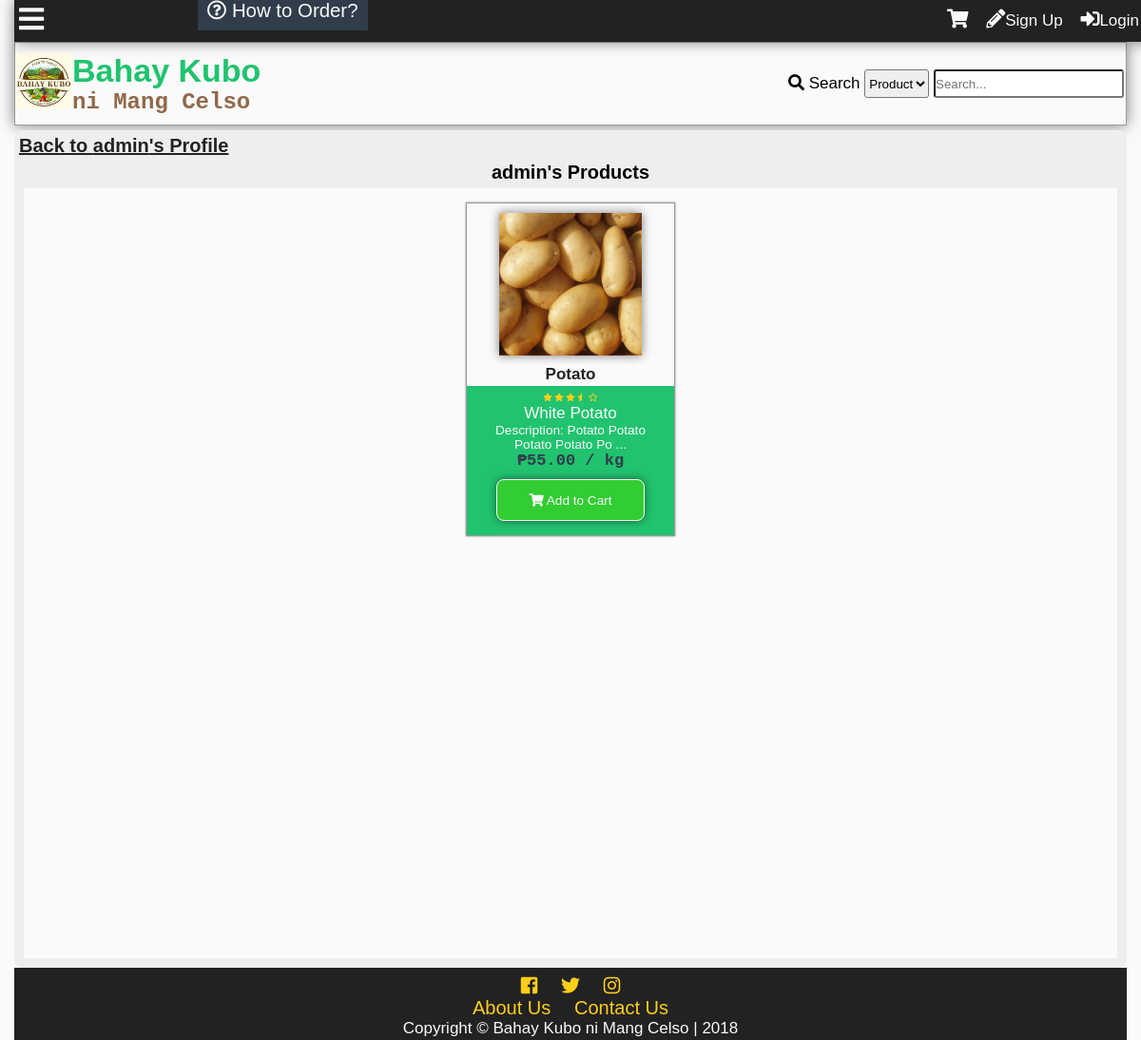
/myproducts.php?id=1, run on an earlier commit of the app's database.
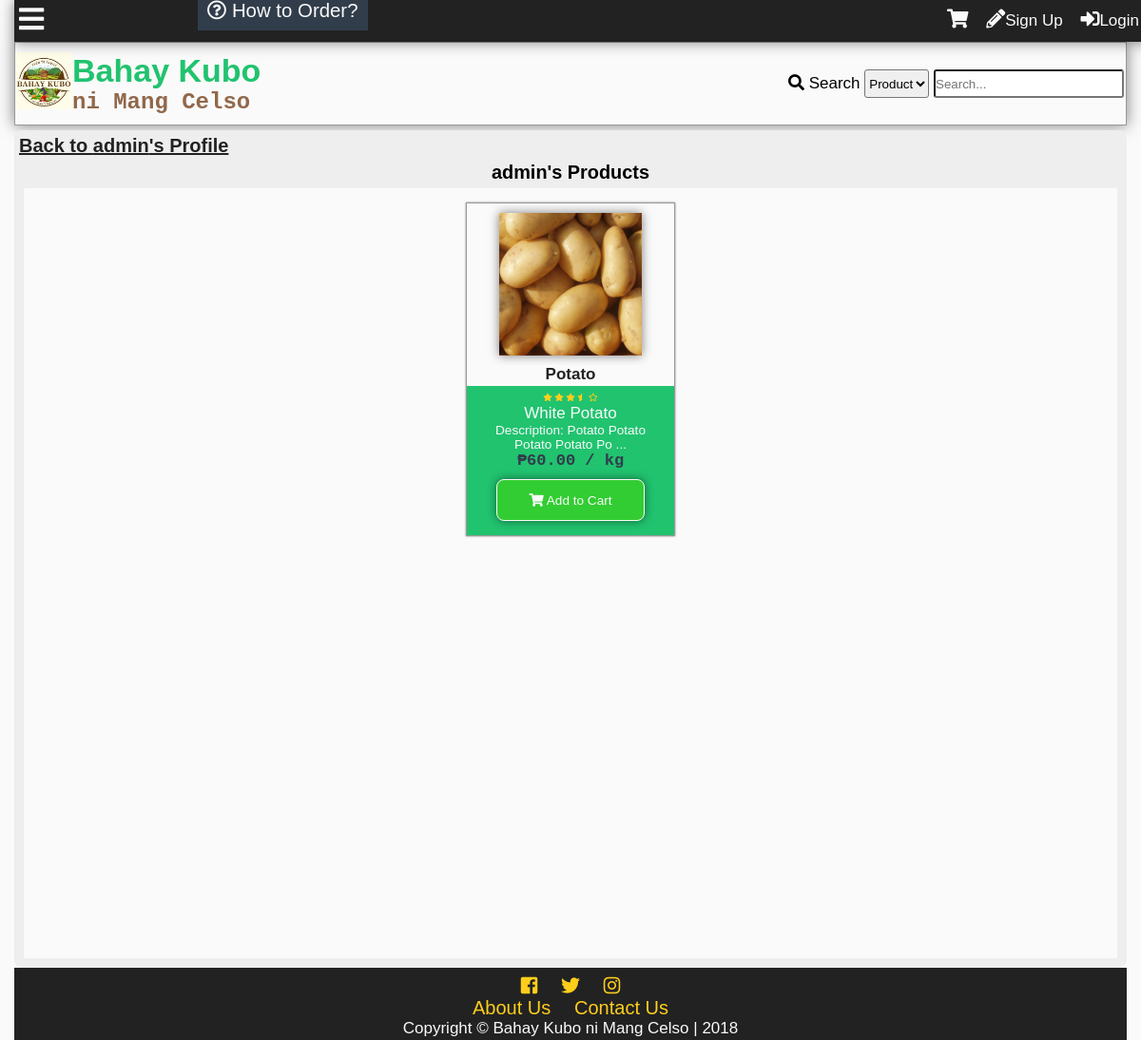
And on a later commit of the database.
### tables this page shows
CREATE TABLE `tblproduct` (
  `productid` int(11) NOT NULL,
  `categoryid` int(11) NOT NULL,
  `productname` varchar(100) NOT NULL,
  `description` mediumtext NOT NULL,
  `farmid` int(11) NOT NULL,
  `userid` int(11) NOT NULL,
  `dateposted` datetime DEFAULT NULL,
  `price` decimal(10,2) NOT NULL,
  `img` varchar(200) NOT NULL,
  `view` int(11) NOT NULL,
  `rating` decimal(10,2) NOT NULL
);

CREATE TABLE `tblcategory` (
  `categoryid` int(11) NOT NULL,
  `category` varchar(100) NOT NULL,
  `status` int(11) NOT NULL,
  `low` decimal(10,2) NOT NULL,
  `high` decimal(10,2) NOT NULL,
  `prevailing` decimal(10,2) NOT NULL
);

### myproducts.php (the view, shortened to what the changed rows need)
<?php
	include'functions.php';
	require_once'connection.php';
	if(!isset($_GET['id'])){
		die('This page doesn\'t exist.');
	}else{
		$getid=$_GET['id'];
		$sql = "SELECT username FROM tbluser WHERE userid='$getid' AND usertypeid IN(3,4)";
		$result = $conn->query($sql);
		$fetch = $result->fetch_object();
		if(!$fetch){
			die('This page doesn\'t exist.');
		}else{
			$username = $fetch->username;
		}
	}
?>
<!DOCTYPE html>
<html lang="en">
<head>
  	<link rel="stylesheet" href="css/style.css">
  	<link rel="stylesheet" href="css/fontawesome-all.css">
</head>
<body onscroll="scrollOpacity()">
	<div class="main-container">
	<?php
		addheader();
	?>
	<div class="other-content">
		<h1><a class="btp" href="profile.php?id=<?php echo $_GET['id'] ?>">Back to <?php echo $username ?>'s Profile</a></h1>
		<div class="my-products">
<?php
$sql = "SELECT productid,category, productname, description, farmname, username, dateposted, price, img, rating FROM tblproduct as t1
LEFT JOIN tblcategory as t2
	ON t1.categoryid = t2.categoryid
LEFT JOIN tbluser as t3
	ON t1.userid = t3.userid
LEFT JOIN tblfarm as t4
	ON t1.farmid = t4.farmid
WHERE t1.userid = '$getid'
ORDER BY dateposted DESC";
$result = $conn->query($sql);
while($row = $result->fetch_object()){
	$id = $row->productid;
	$category = $row->category;
	$product = $row->productname;
	$desc = $row->description;
	$price = $row->price;
	$img = $row->img;
	$rating = $row->rating;
	echo'
	<div class="product">
	<a href="product.php?id='.$id.'">
	<div class="product-img-wrap">
		<img src="'.$img.'" alt="Product Image">
	</div>
	<p class="product-title">'.$product.'</p>
	</a>
	<div class="product-content">
	<a href="product.php?id='.$id.'">
	<p>';
	starsystem($rating);
	echo'
	</p>
	<p class="product-category">'.$category.'</p>
	<p class="product-desc">Description: '.substr($desc,0,30).' ...</p>
	</a>
	<p class="product-price">₱'.number_format($price,2).' / kg</p>
	<div class="add-to-cart" value="'.$id.'" onclick="addThistoCart(this)"><i class="fas fa-shopping-cart"></i> Add to Cart</div>
	</div>
	</div>';
}
?>
		</div>
	</div>
	</div>
</body>
</html>

### functions.php (shortened to what the changed rows need)
<?php
function addheader(){
	echo'<header id="main-header">
			<div class="grid-header">
				<div class="box1">
					<a href="index.php">
						<div class="logo">
							<img src="img/logo.jpg">
						</div>
						<div id="header-text">
						<h1 id="first-text">Bahay Kubo</h1><br>
							<h2 id="second-text"> ni Mang Celso</h2>
						</div>
					</a>
				</div>
				<div class="box2">';
				echo'</div>
				<div class="modal2">
				</div>
				<div id="search-dropdown">
				</div>
			</div>
		</header>
		<div class="subheader">
			<div class="subgrid">
				<div class="svg">
					<p class="open-slide" onclick="openSlideMenu()">
						<i class="fas fa-bars"></i>
					</p>
				</div>
				<div class="nav">
					<a id="How-to" href="about.php#how-to-order"><i class="far fa-question-circle"></i> How to Order?</a>
				</div>
				<div class="profile-grid">';
				echo'</div>
			</div>
		</div>
	';
}
function starsystem($percent){
	echo'<div class="star-system" title="'.$percent.'% of voters likes this">';
	if($percent>=98){
	echo'
		<i class="fas fa-star"></i>
		<i class="fas fa-star"></i>
		<i class="fas fa-star"></i>
		<i class="fas fa-star"></i>
		<i class="fas fa-star"></i>
	';
	}else if($percent>=65 & $percent<75){
	echo'
		<i class="fas fa-star"></i>
		<i class="fas fa-star"></i>
		<i class="fas fa-star"></i>
		<i class="fas fa-star-half"></i>
		<i class="far fa-star"></i>
	';
	}else if($percent>=55 & $percent<65){
	echo'
		<i class="fas fa-star"></i>
		<i class="fas fa-star"></i>
		<i class="fas fa-star"></i>
		<i class="far fa-star"></i>
		<i class="far fa-star"></i>
	';
	}else if($percent>=45 & $percent<55){
	echo'
		<i class="fas fa-star"></i>
		<i class="fas fa-star"></i>
		<i class="fas fa-star-half"></i>
		<i class="far fa-star"></i>
		<i class="far fa-star"></i>
	';
	}else if($percent>=35 & $percent<45){
	echo'
		<i class="fas fa-star"></i>
		<i class="fas fa-star"></i>
		<i class="far fa-star"></i>
		<i class="far fa-star"></i>
		<i class="far fa-star"></i>
	';
	}else if($percent>=25 & $percent<35){
	echo'
		<i class="fas fa-star"></i>
		<i class="fas fa-star-half"></i>
		<i class="far fa-star"></i>
		<i class="far fa-star"></i>
		<i class="far fa-star"></i>
	';
	}else if($percent>=15 & $percent<25){
	echo'
		<i class="fas fa-star"></i>
		<i class="far fa-star"></i>
		<i class="far fa-star"></i>
		<i class="far fa-star"></i>
		<i class="far fa-star"></i>
	';
	}else if($percent>=4 & $percent<15){
	echo'
		<i class="fas fa-star-half"></i>
		<i class="far fa-star"></i>
		<i class="far fa-star"></i>
		<i class="far fa-star"></i>
		<i class="far fa-star"></i>
	';
	}else if($percent<4){
	echo'
		<i class="far fa-star"></i>
		<i class="far fa-star"></i>
		<i class="far fa-star"></i>
		<i class="far fa-star"></i>
		<i class="far fa-star"></i>
	';
	}
	echo'</div>';
}

What changed in the data, as far as the page shows it:
changed tblproduct "Potato": price "55.00" → "60.00"
